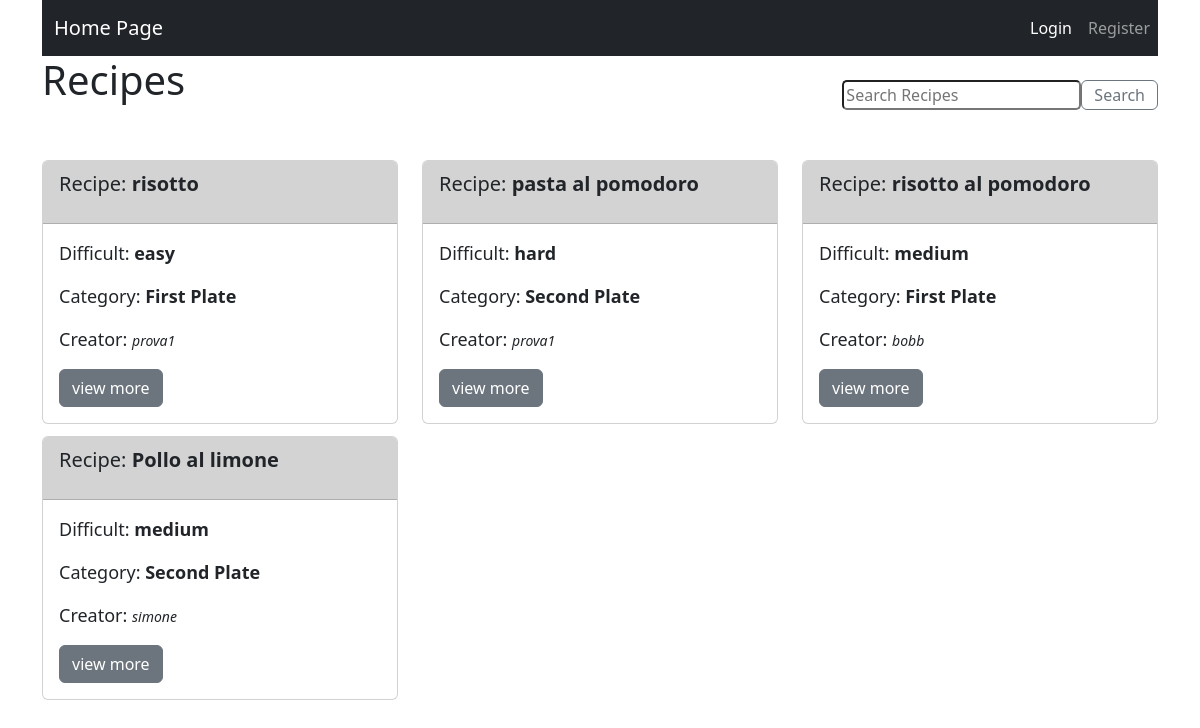
The app's page /HomeRecipes/, older data.
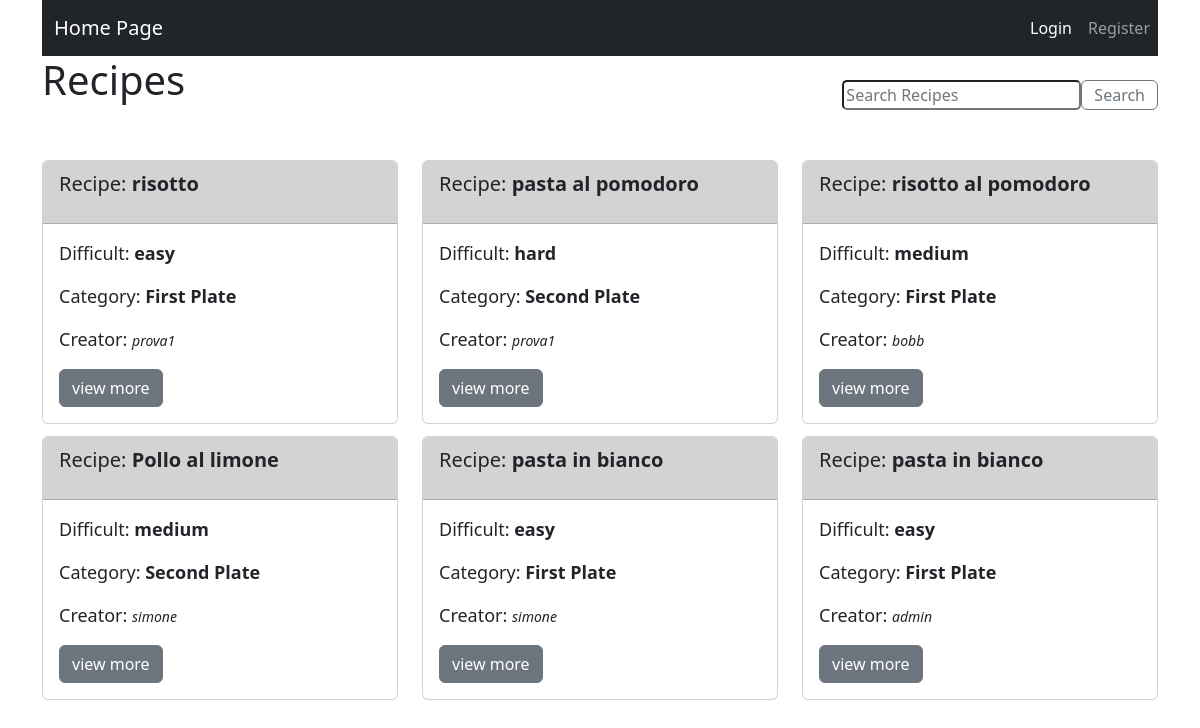
The same page, newer data.
### recipes/models.py (models this page shows)
class Recipe(models.Model):
    recipesName = models.CharField(max_length=30)
    recipesDifficult = models.CharField(max_length=30)
    category = models.CharField(blank=True, max_length=30, null=True)
    users = models.ForeignKey(User, blank=True, null=True, on_delete=models.CASCADE)
    description = models.CharField(max_length=2000, null=True)  # deve consentire una breve descrizione del piatto
    favorite = models.ManyToManyField(User, related_name='favorite_recipe')
    images = models.ImageField(null=True, upload_to='recipe_images/', blank=True)

### pages/views.py (the view)
# urls.py: path('HomeRecipes/', views.seeAllRecipes, name='home_recipes'),
def seeAllRecipes(request):
    dati_ricette_queryset = Recipe.objects.all()  # recupera tutti gli oggetti
    return render(request, 'HomeWithRecipes.html', {'dati_ricette_queryset': dati_ricette_queryset})

### templates/HomeWithRecipes.html (shortened to what this page needs)
{% extends 'home.html' %}
{% block content %}
    <div class="row">
        <div class="col-md-6">
            <h1>Recipes</h1>
        </div>
        <div class="col-md-6">
            <br>
            <div class="text-end">
                <form action="{% url 'home_researching_recipes' %}" method="get" class="form-container">
                    <input type="search" name='search' placeholder="Search Recipes" style="border-radius: 5px"
                           class="input-field">
                    <button class="btn btn-outline-secondary" type="submit">Search</button>
                </form>
                <br>
            </div>
        </div>
    </div>
    <br><br>
    <div class="row">
        {% for dati_query in dati_ricette_queryset %}
            <div class="col-md-4" style="padding-bottom: 12px">
                <div class="card">
                    <div class="card-header" style="background-color: lightgray">
                        <p style="font-size: 20px">Recipe: <a style="font-weight: bold"> {{ dati_query.recipesName }}</a>
                        </p>
                    </div>
                    <div class="card-body">
                        <div class="form-group">
                            <p style="font-size: 18px">Difficult: <a
                                    style="font-weight: bold">{{ dati_query.recipesDifficult }}</a></p>
                        </div>
                        <div class="form-group">
                            <p style="font-size: 18px">Category: <a
                                    style="font-weight: bold">{{ dati_query.category }}</a></p>
                        </div>
                        <div class="form-group">
                            <p style="font-size: 18px">Creator: <a
                                    style="font-style: italic; font-size: 14px">{{ dati_query.users }}</a></p>
                        </div>
                        <a class="btn btn-secondary" href="{% url 'home_see_recipe' dati_query.id %}" role="button">view
                            more</a>
                    </div>
                </div>
            </div>
        {% endfor %}
    </div>
{% endblock %}

Row changes from the older to the newer data that the page shows:
added Recipe: recipesName "pasta in bianco", recipesDifficult "easy", category "First Plate", users "simone"
added Recipe: recipesName "pasta in bianco", recipesDifficult "easy", category "First Plate", users "admin"
